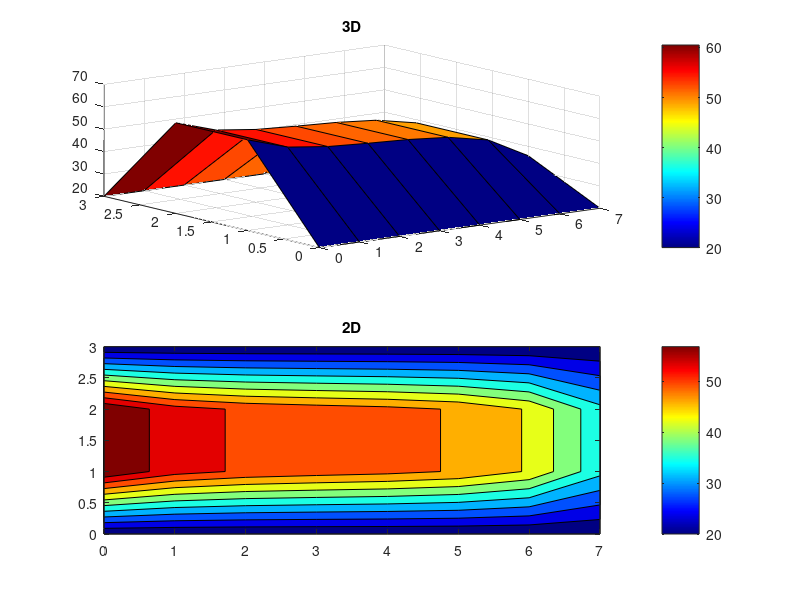

MATLAB code for this plot:
clear all
clc

x = linspace(0,3,4);
y = linspace(0,7,8);

[X,Y] = meshgrid(x,y);
m = length(x);
n = length(y);

DELX=0.01;
DELY=0.01;
L = (n)*(m-2);

A=-4;
B(1:L)=1;
C(1:L)=1;
D(1:L)=1;
E(1:L)=1;

AA = eye(L).*A;
AA1=diag(E(1:L-m+2),m-2);
AA2=diag(D(1:L-m+2),-(m-2));
ii=(1:n-3)*(m-2);
#jj=ii+1;
jj=ii;
C(jj)=0;
B(ii)=0;
AA3=diag(C(1:L-1),-1);
AA3(13,12)=0;
AA3(15,14)=0;
AA4=diag(B(1:L-1),1);
AA4(12,13)=0;
AA4(14,15)=0;
AAA=AA+AA1+AA2+AA3+AA4;
AAA(2,2)=-3;
AAA(1,1)=-3;
AAA(15,15)=-3;
AAA(16,16)=-3;

BB(1:L)=51.25;        #(K + Flux* Deltax)
BB(1:2)=66.25;
BB(15:16)=26.25;
BB=BB';
Hasil=-AAA\BB;


#A = AAA;
%b = BB;
%det(A);
%[L,U]=lu(A);
%LUU=inv(U)*inv(L)*b;
%HASIL2=LUU;

U1=reshape(Hasil,m-2,n);
U1=U1';
U=zeros(n,m);
U(1:n,1)=20;
U(1:n,m)=20;
U(1:n,2:3)=U1;
#U(1:n,1:m)=U1;
U = transpose(U);

cmap = jet(256);
colormap(cmap);
subplot(2,1,1);
surf(y,x,U);
title('3D');
colorbar;
subplot(2,1,2);
contourf(y,x,U);
title('2D');
colorbar;
shading interp